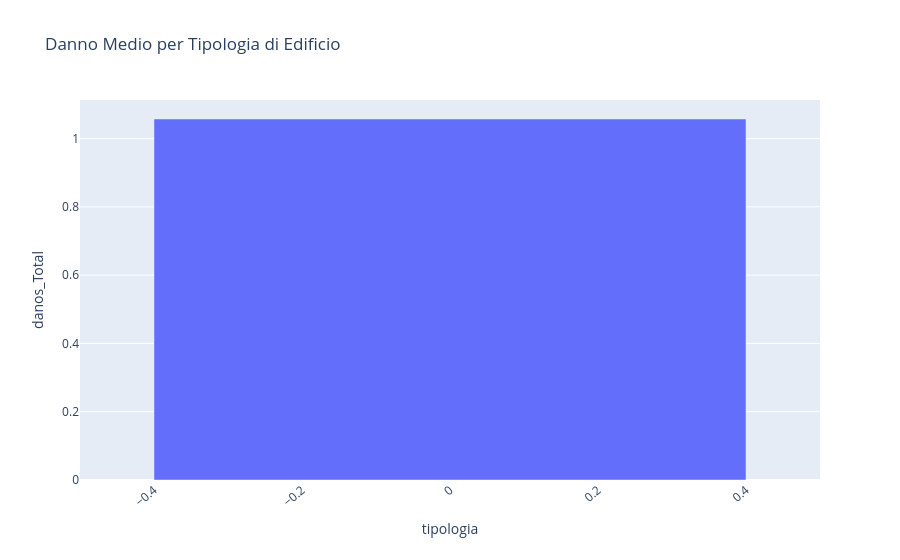
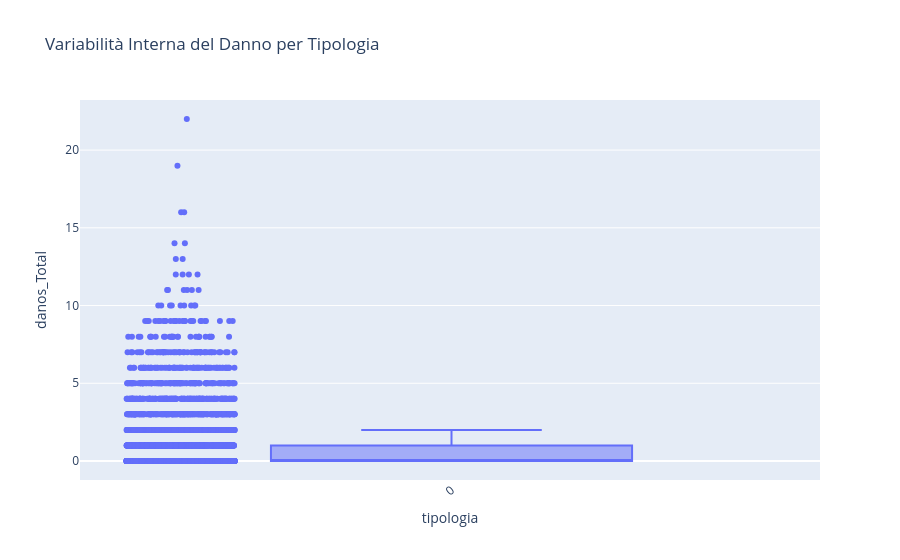
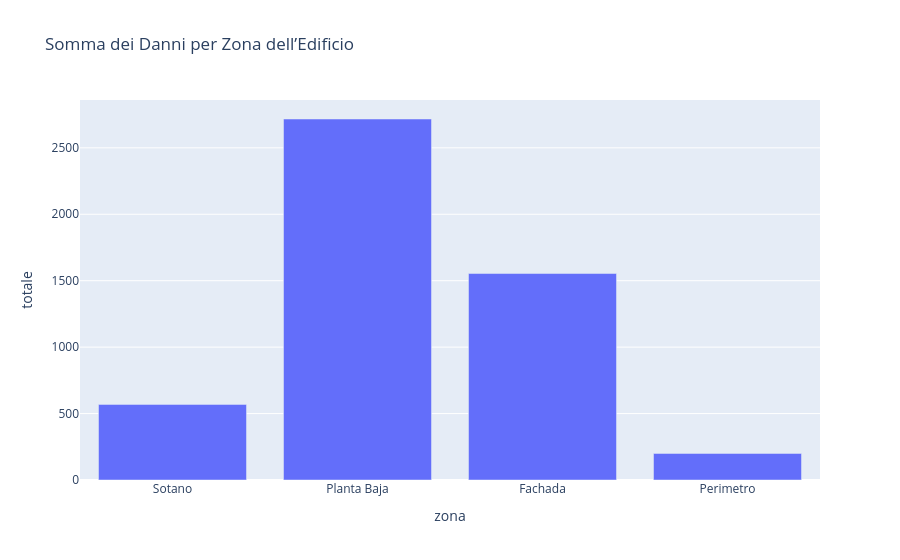
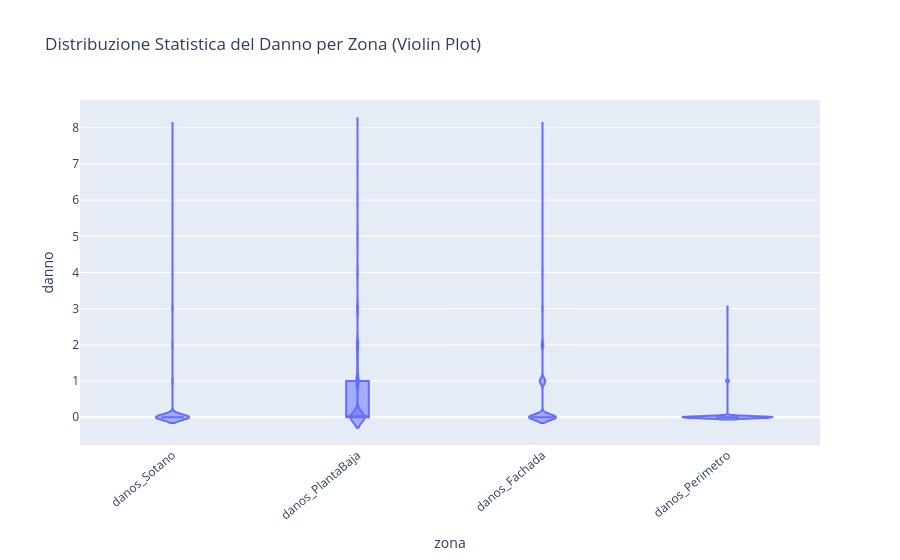

Write notebook code for charts like these, in order.
### Code cell
# DANNI PER ZONA (MACRO) — BAR + DENSITÀ

zone_macro = {
    "Sotano": "danos_Sotano",
    "Planta Baja": "danos_PlantaBaja",
    "Fachada": "danos_Fachada",
    "Perimetro": "danos_Perimetro"
}

df_zone = df[list(zone_macro.values())].sum().reset_index()
df_zone.columns = ["col", "totale"]
df_zone["zona"] = df_zone["col"].map({v: k for k, v in zone_macro.items()})

fig_danni_macro = px.bar(
    df_zone,
    x="zona",
    y="totale",
    title="Somma dei Danni per Zona dell’Edificio"
)
fig_danni_macro.show()

# DISTRIBUZIONE STATISTICA DEL DANNO PER ZONA

fig_dist = px.violin(
    df.melt(value_vars=list(zone_macro.values()), var_name="zona", value_name="danno"),
    x="zona",
    y="danno",
    title="Distribuzione Statistica del Danno per Zona (Violin Plot)",
    box=True,
    points=False
)
fig_dist.update_layout(xaxis_tickangle=-40)
fig_dist.show()

#URGENZE PER ZONA + COMPARAZIONE DANNI/URGENZE


urg_cols = {
    "Sotano": "urgente_Sotano",
    "Planta Baja": "urgente_PlantaBaja",
    "Fachada": "urgente_Fachada"
}

df_urg = df[list(urg_cols.values())].sum().reset_index()
df_urg.columns = ["col", "totale"]
df_urg["zona"] = df_urg["col"].map({v: k for k, v in urg_cols.items()})

fig_urg = px.bar(
    df_urg,
    x="zona",
    y="totale",
    title="Somma dell’Urgenza per Zona"
)
fig_urg.show()

# COMPARAZIONE DIRETTA DANNI vs URGENZE (molto utile)

compare = pd.DataFrame({
    "zona": ["Sotano", "Planta Baja", "Fachada"],
    "danni": [
        df["danos_Sotano"].sum(),
        df["danos_PlantaBaja"].sum(),
        df["danos_Fachada"].sum()
    ],
    "urgenze": [
        df["urgente_Sotano"].sum(),
        df["urgente_PlantaBaja"].sum(),
        df["urgente_Fachada"].sum()
    ]
})

fig_compare = go.Figure(data=[
    go.Bar(name="Danni", x=compare["zona"], y=compare["danni"]),
    go.Bar(name="Urgenze", x=compare["zona"], y=compare["urgenze"])
])

fig_compare.update_layout(
    barmode="group",
    title="Confronto Diretto: Danni vs Urgenze per Zona"
)
fig_compare.show()



# CLASSE DI RISCHIO — DISTRIBUZIONE

fig_risk = px.bar(
    df.groupby("result").size().reset_index(name="count"),
    x="result",
    y="count",
    title="Distribuzione delle Classi di Rischio"
)
fig_risk.show()


# MATRICE DI CORRELAZIONE TRA TUTTE LE VARIABILI DI DANNO

corr = df[["danos_Sotano", "danos_PlantaBaja", "danos_Fachada",
           "danos_Perimetro", "danos_Total", "IGD"]].corr()

plt.figure(figsize=(10,6))
sns.heatmap(corr, annot=True, cmap="coolwarm")
plt.title("Matrice di Correlazione dei Danni e IGD")
plt.show()

### Figure 1 — Plotly figure (JSON) as saved in the notebook; plotly's stock layout.template omitted (floating-point values rounded to 4 significant figures)
{"data": [{"hovertemplate": "tipologia=%{x}<br>danos_Total=%{y}<extra></extra>", "legendgroup": "", "marker": {"color": "#636efa", "pattern": {"shape": ""}}, "name": "", "orientation": "v", "showlegend": false, "textposition": "auto", "type": "bar", "x": [0], "xaxis": "x", "y": [1.057], "yaxis": "y"}], "layout": {"barmode": "relative", "legend": {"tracegroupgap": 0}, "title": {"text": "Danno Medio per Tipologia di Edificio"}, "xaxis": {"anchor": "y", "domain": [0, 1], "tickangle": -40, "title": {"text": "tipologia"}}, "yaxis": {"anchor": "x", "domain": [0, 1], "title": {"text": "danos_Total"}}}}

### Figure 2 — Plotly figure (JSON) as saved in the notebook; plotly's stock layout.template omitted (floating-point values rounded to 4 significant figures; data arrays with more than 128 entries replaced by an {"elided": "..."} marker saying what was removed)
{"data": [{"alignmentgroup": "True", "boxpoints": "all", "hovertemplate": "tipologia=%{x}<br>danos_Total=%{y}<extra></extra>", "legendgroup": "", "marker": {"color": "#636efa"}, "name": "", "notched": false, "offsetgroup": "", "orientation": "v", "showlegend": false, "type": "box", "x": {"elided": "4578 int values"}, "x0": " ", "xaxis": "x", "y": {"elided": "4578 int values"}, "y0": " ", "yaxis": "y"}], "layout": {"boxmode": "group", "legend": {"tracegroupgap": 0}, "title": {"text": "Variabilità Interna del Danno per Tipologia"}, "xaxis": {"anchor": "y", "domain": [0, 1], "tickangle": -40, "title": {"text": "tipologia"}}, "yaxis": {"anchor": "x", "domain": [0, 1], "title": {"text": "danos_Total"}}}}

### Figure 3 — Plotly figure (JSON) as saved in the notebook; plotly's stock layout.template omitted (floating-point values rounded to 4 significant figures)
{"data": [{"hovertemplate": "zona=%{x}<br>totale=%{y}<extra></extra>", "legendgroup": "", "marker": {"color": "#636efa", "pattern": {"shape": ""}}, "name": "", "orientation": "v", "showlegend": false, "textposition": "auto", "type": "bar", "x": ["Sotano", "Planta Baja", "Fachada", "Perimetro"], "xaxis": "x", "y": [569, 2717, 1554, 200], "yaxis": "y"}], "layout": {"barmode": "relative", "legend": {"tracegroupgap": 0}, "title": {"text": "Somma dei Danni per Zona dell’Edificio"}, "xaxis": {"anchor": "y", "domain": [0, 1], "title": {"text": "zona"}}, "yaxis": {"anchor": "x", "domain": [0, 1], "title": {"text": "totale"}}}}

### Figure 4 — Plotly figure (JSON) as saved in the notebook; plotly's stock layout.template omitted (floating-point values rounded to 4 significant figures; data arrays with more than 128 entries replaced by an {"elided": "..."} marker saying what was removed)
{"data": [{"alignmentgroup": "True", "box": {"visible": true}, "hovertemplate": "zona=%{x}<br>danno=%{y}<extra></extra>", "legendgroup": "", "marker": {"color": "#636efa"}, "name": "", "offsetgroup": "", "orientation": "v", "points": false, "scalegroup": "True", "showlegend": false, "type": "violin", "x": {"elided": "18312 str values"}, "x0": " ", "xaxis": "x", "y": {"elided": "18312 int values"}, "y0": " ", "yaxis": "y"}], "layout": {"legend": {"tracegroupgap": 0}, "title": {"text": "Distribuzione Statistica del Danno per Zona (Violin Plot)"}, "violinmode": "group", "xaxis": {"anchor": "y", "domain": [0, 1], "tickangle": -40, "title": {"text": "zona"}}, "yaxis": {"anchor": "x", "domain": [0, 1], "title": {"text": "danno"}}}}
